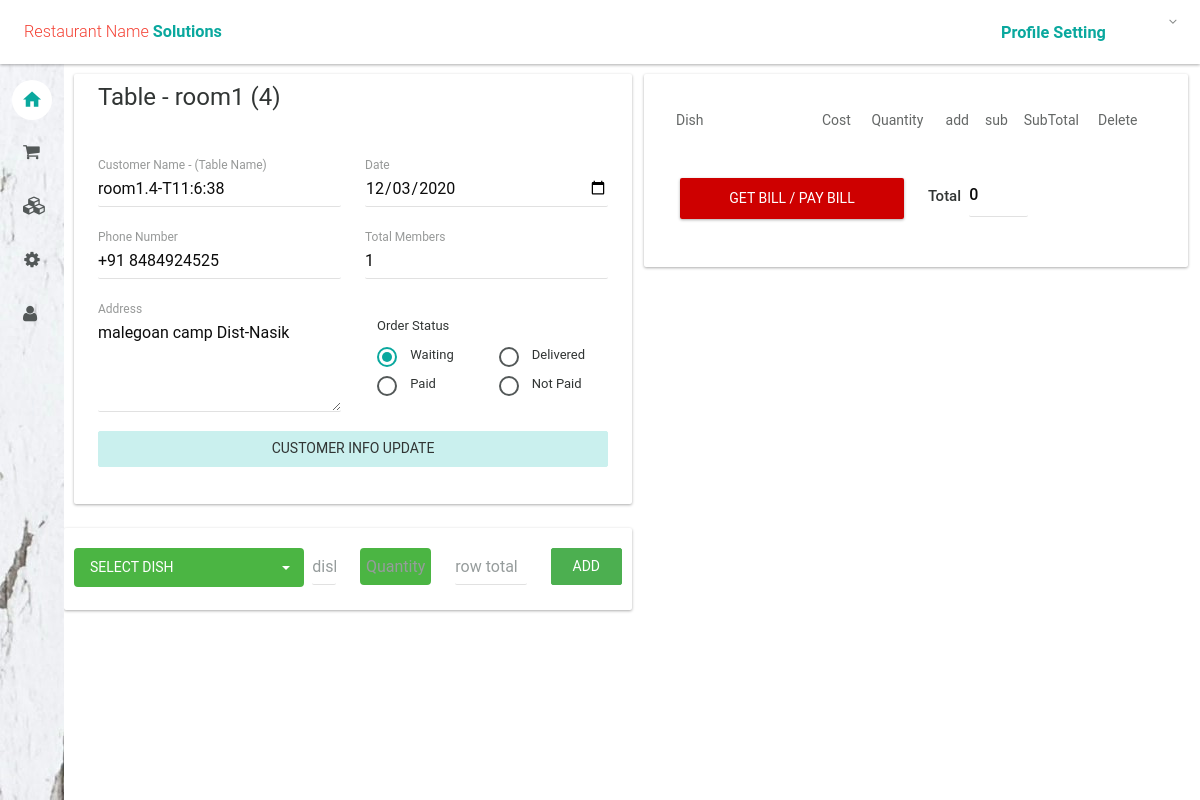
Before: /CustomerAndDish/edit/73/ (signed in) with the older database file.
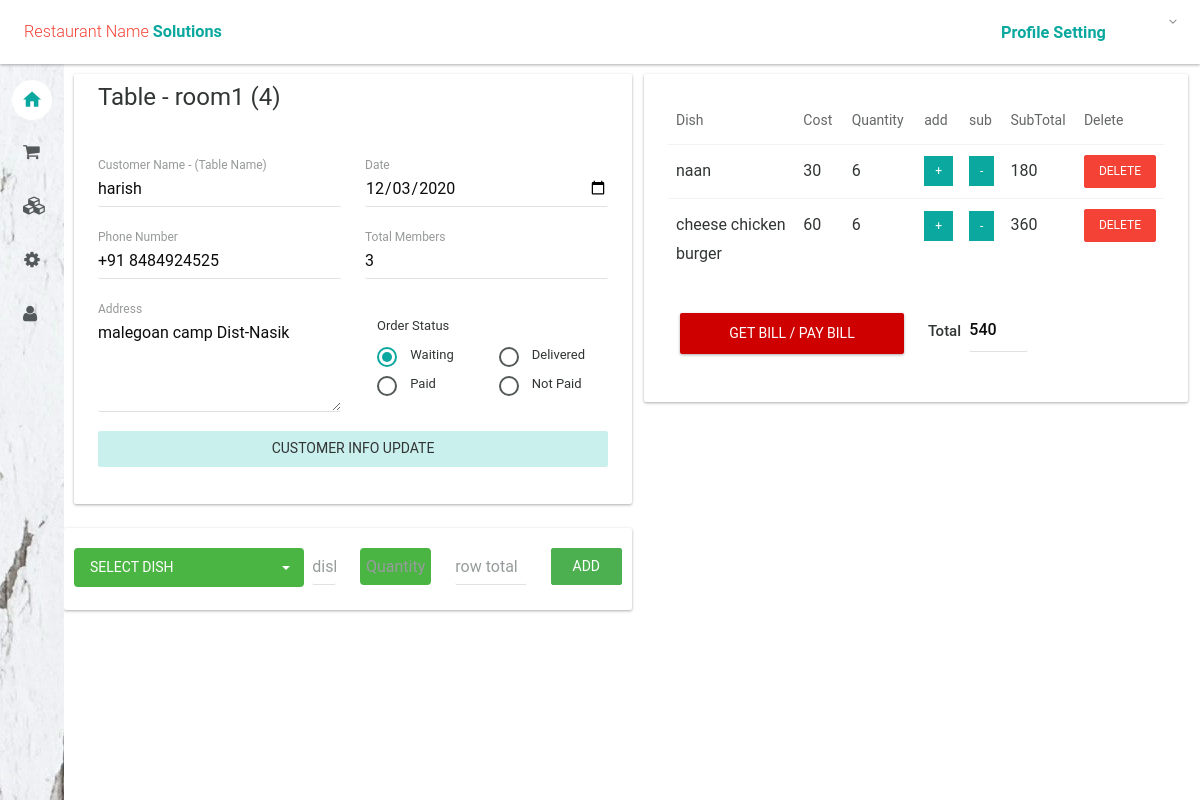
After: the same page with the newer database file.
### CustomerAndDish/models.py (models this page shows, shortened)
class TableInfo(models.Model):
    cust_id = models.ForeignKey(Customer, on_delete=models.SET_NULL,default='',blank=True, null=True)
    table_room = models.CharField(max_length=200, blank=False, null=False)
    table_no = models.SmallIntegerField(null=False)
    table_n = models.CharField(max_length=200, blank=True, null=True)
    in_time = models.DateTimeField(auto_now=True)
    is_close = models.BooleanField(default=0)

class Customer(models.Model):
    cust_id = models.AutoField(primary_key=True)
    table = models.CharField(max_length=255, blank=True, verbose_name='Table No.', null=True)
    name = models.CharField(max_length=200)
    phone = models.CharField(max_length=20,blank=True)
    address = models.TextField(blank=True)
    date = models.DateField(blank=True)
    time_in = models.TimeField(blank=True)
    payment_option = models.CharField(max_length=50) # Post pay / Pre Pay
    order_type = models.CharField(max_length=50)  #Dine In / Take Away
    order_status = models.CharField(max_length=50)
    order_total = models.IntegerField(blank=True) #Total bill
    no_of_people = models.IntegerField(blank=True)

class Customer_Dish(models.Model): #Invoice
    class Meta:
        unique_together = (('cust_id', 'dish_id'),)
    cust_id = models.ForeignKey(Customer,on_delete=models.CASCADE)
    dish_id =  models.ForeignKey(Dish,on_delete=models.CASCADE)
    quantity = models.IntegerField()
    dish_price = models.IntegerField()
    dish_row_total = models.IntegerField() #quantity * dishPrice

class Dish(models.Model):
    dish_id = models.AutoField(primary_key=True)
    def_dish_id = models.ForeignKey(DefaultDish,on_delete=models.CASCADE,default="")
    dish_name = models.CharField(max_length=50,default=def_dish_id)
    category = models.CharField(max_length=50,default='--')
    subcategory = models.CharField(max_length=50,default='--')
    active = models.CharField(max_length=50,default=1)
    date_created = models.DateField(default=datetime.now, blank=True)
    price = models.IntegerField()
    def __str__(self):
        return str(f'{self.def_dish_id}')

class DefaultDish(models.Model):
    dish_name_Def = models.CharField(db_column="dish", max_length=100)
    category = models.CharField(db_column="category",max_length=100)
    subcategory = models.CharField(db_column="subcategory",max_length=100)
    active = models.IntegerField(default='1')
    def __str__(self):
        return str(f'{self.dish_name_Def}')

### CustomerAndDish/views.py (the view)
# urls.py: url(r'^edit/(?P<cust_id>\d+)/$', views.Edit_Order, name='editOrder'),
@login_required
def Edit_Order(request,cust_id):
    customer = Customer.objects.get(cust_id=cust_id)
    table_obj = TableInfo.objects.get(table_n=customer.table)
    dishes_object = Customer_Dish.objects.filter(cust_id=cust_id)
    Dishes = Dish.objects.all()
    return render(request, 'CustomerAndDish/new_order.html', {'Dishes': Dishes,'table_obj':table_obj, 'order_dises': dishes_object})

### CustomerAndDish/templates/CustomerAndDish/new_order.html (shortened to what the changed rows need)
{% extends 'layout.html' %} {% load widget_tweaks %}
{% block body %}
<div class="container-fluid bg-light mt-5">
	<div class="row">
		<div class="col-sm-6">
			<div class="row">
				<div class="card" style="margin-top: 10px;margin-left: 10px;">
					<div class="card-head style-light">
						<header>
							<h2>Table - {{table_obj.table_room}} ({{table_obj.table_no}})</h2>
						</header>
					</div>
					<div class="card-body">
						<form class="form" role="form" action="/CustomerAndDish/new_order/{{table_obj.table_n}}"
							method="post">
							<div class="row">
								<div class="col-sm-6" style="margin-top: 0px;">
									<div class="form-group floating-label">
										<input type="text" name="Custname" class="form-control"
											value="{{table_obj.cust_id.name}}" />
										<label for="regular2">Customer Name - (Table Name)</label>
									</div>
									<div class="form-group floating-label" style="margin-top: 0px;">
										<input type="text" name="CustPhone" class="form-control"
											value="{{table_obj.cust_id.phone}}" />
										<label for="regular2">Phone Number</label>
									</div>
								</div>
								<div class="col-sm-6" style="margin-top: 0px;">
									<div class="row">
										<div class="col-sm-12">
											<div class="form-group floating-label" style="margin-top: 0px;">
												<input type="text" name="CustTotalFamilyMember" class="form-control"
													value="{{table_obj.cust_id.no_of_people}}" />
												<label for="select2">Total Members</label>
											</div>
										</div>
									</div>
								</div>
							</div>
							<div class="row">
								<div class="col-sm-6">
									<div class="form-group floating-label">
										<textarea class="form-control" rows="3"
											name="CustAddress">{{table_obj.cust_id.address}}</textarea>
										<label for="textarea2">Address</label>
									</div>
								</div>
							</div>
						</form>
					</div>
				</div>
			</div>
		</div>
		<div class="col-sm-6">
			<div class="card" style="margin-top: 10px;">
				<div class="card-body">
					<table class="table order-list" id="myTable" style="width: 100%">
						<thead>
							<tr>
								<td style="width: 30%;font-size: 14px;">Dish</td>
								<td style="width: 10%;font-size: 14px;">Cost</td>
								<td style="width: 15%;font-size: 14px;">Quantity</td>
								<td style="width: 5%;font-size: 14px;">add</td>
								<td style="width: 5%;font-size: 14px;">sub</td>
								<td style="width: 15%;font-size: 14px;">SubTotal</td>
								<td style="width: 15%;font-size: 14px;">Delete</td>
							</tr>
						</thead>
						<tbody>
							{% for i in order_dises %}
							<tr>
								<td>
									<div id="display_name_{{i.dish_id}}<">{{i.dish_id}}</div>
								</td>
								<td>
									<div id="display_dishprice_{{i.dish_id.dish_name|cut:' '}}">{{i.dish_price}}</div>
								</td>
								<td>
									<div id="display_quantity_{{i.dish_id.dish_name|cut:' '}}">{{i.quantity}}</div>
								</td>
								<td><button id="add_quantity.{{i.dish_id.dish_name}}"
										class="btn btn-sm btn-primary">+</button></td>
								<td><button id="remove_quantity.{{i.dish_id.dish_name}}"
										class="btn btn-sm btn-primary">-</button></td>
								<td>
									<div id="display_dishrowprice_{{i.dish_id.dish_name|cut:' '}}">{{i.dish_row_total}}
									</div>
								</td>
								<td><input type="button" id="delete_dish.{{i.dish_id.dish_name}}"
										class="deleteRow ibtnDel btn btn-md btn-danger" value="Delete"
										style="font-size: 12px;"></td>
							</tr>
							{% endfor %}
						</tbody>
					</table>
					<div class="col-sm-2">
						<h4 type="text" class="form-control" name="main_total" id="grandtotal">
							{{table_obj.cust_id.order_total}}</h4>
					</div>
				</div>
			</div>
		</div>
	</div>
</div>
{% endblock %}

Changed rows visible on the page:
changed through a linked row, TableInfo "room1": Custname "room1.4-T11:6:38" → "harish"; CustTotalFamilyMember "1" → "3"; cust_id.order_total "0" → "540"
added Customer_Dish: dish_id "naan", dish_price "30", quantity "6", dish_row_total "180"
added Customer_Dish: dish_id "cheese chicken burger", dish_price "60", quantity "6", dish_row_total "360"
